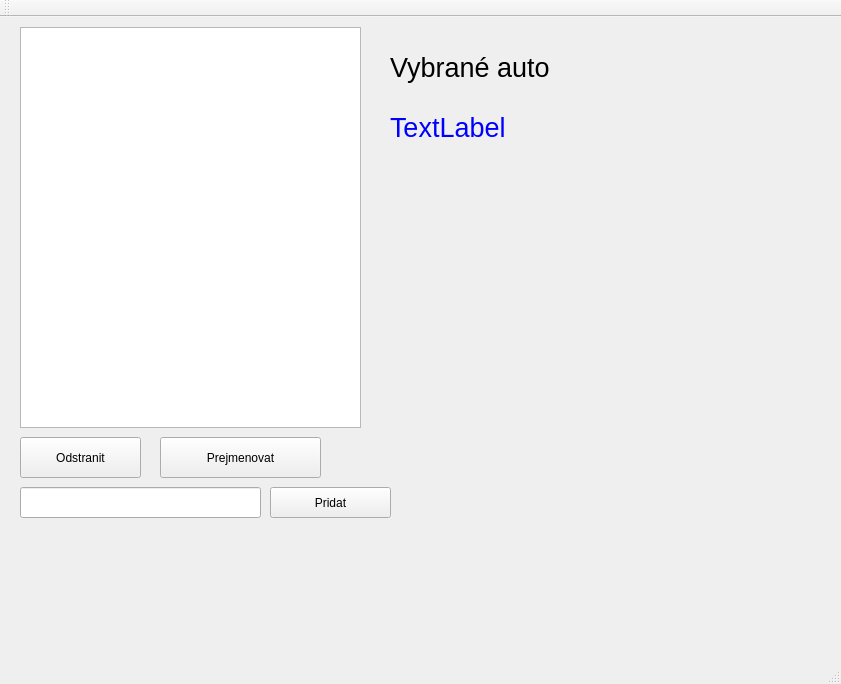
<?xml version="1.0" encoding="UTF-8"?>
<ui version="4.0">
 <class>MainWindow</class>
 <widget class="QMainWindow" name="MainWindow">
  <property name="geometry">
   <rect>
    <x>0</x>
    <y>0</y>
    <width>841</width>
    <height>684</height>
   </rect>
  </property>
  <property name="windowTitle">
   <string>MainWindow</string>
  </property>
  <widget class="QWidget" name="centralWidget">
   <widget class="QListWidget" name="registr">
    <property name="geometry">
     <rect>
      <x>20</x>
      <y>10</y>
      <width>341</width>
      <height>401</height>
     </rect>
    </property>
   </widget>
   <widget class="QLabel" name="label">
    <property name="geometry">
     <rect>
      <x>390</x>
      <y>20</y>
      <width>221</width>
      <height>61</height>
     </rect>
    </property>
    <property name="font">
     <font>
      <pointsize>20</pointsize>
     </font>
    </property>
    <property name="text">
     <string>Vybrané auto</string>
    </property>
   </widget>
   <widget class="QLabel" name="l_vyber">
    <property name="geometry">
     <rect>
      <x>390</x>
      <y>90</y>
      <width>431</width>
      <height>41</height>
     </rect>
    </property>
    <property name="palette">
     <palette>
      <active>
       <colorrole role="WindowText">
        <brush brushstyle="SolidPattern">
         <color alpha="255">
          <red>0</red>
          <green>0</green>
          <blue>255</blue>
         </color>
        </brush>
       </colorrole>
       <colorrole role="Text">
        <brush brushstyle="SolidPattern">
         <color alpha="255">
          <red>0</red>
          <green>0</green>
          <blue>255</blue>
         </color>
        </brush>
       </colorrole>
      </active>
      <inactive>
       <colorrole role="WindowText">
        <brush brushstyle="SolidPattern">
         <color alpha="255">
          <red>0</red>
          <green>0</green>
          <blue>255</blue>
         </color>
        </brush>
       </colorrole>
       <colorrole role="Text">
        <brush brushstyle="SolidPattern">
         <color alpha="255">
          <red>0</red>
          <green>0</green>
          <blue>255</blue>
         </color>
        </brush>
       </colorrole>
      </inactive>
      <disabled>
       <colorrole role="WindowText">
        <brush brushstyle="SolidPattern">
         <color alpha="255">
          <red>120</red>
          <green>120</green>
          <blue>120</blue>
         </color>
        </brush>
       </colorrole>
       <colorrole role="Text">
        <brush brushstyle="SolidPattern">
         <color alpha="255">
          <red>120</red>
          <green>120</green>
          <blue>120</blue>
         </color>
        </brush>
       </colorrole>
      </disabled>
     </palette>
    </property>
    <property name="font">
     <font>
      <pointsize>20</pointsize>
     </font>
    </property>
    <property name="text">
     <string>TextLabel</string>
    </property>
   </widget>
   <widget class="QPushButton" name="b_odstranit">
    <property name="geometry">
     <rect>
      <x>20</x>
      <y>420</y>
      <width>121</width>
      <height>41</height>
     </rect>
    </property>
    <property name="text">
     <string>Odstranit</string>
    </property>
   </widget>
   <widget class="QPushButton" name="b_rename">
    <property name="geometry">
     <rect>
      <x>160</x>
      <y>420</y>
      <width>161</width>
      <height>41</height>
     </rect>
    </property>
    <property name="text">
     <string>Prejmenovat</string>
    </property>
   </widget>
   <widget class="QLineEdit" name="le_add">
    <property name="geometry">
     <rect>
      <x>20</x>
      <y>470</y>
      <width>241</width>
      <height>31</height>
     </rect>
    </property>
   </widget>
   <widget class="QPushButton" name="b_add">
    <property name="geometry">
     <rect>
      <x>270</x>
      <y>470</y>
      <width>121</width>
      <height>31</height>
     </rect>
    </property>
    <property name="text">
     <string>Pridat</string>
    </property>
   </widget>
  </widget>
  <widget class="QMenuBar" name="menuBar">
   <property name="geometry">
    <rect>
     <x>0</x>
     <y>0</y>
     <width>841</width>
     <height>26</height>
    </rect>
   </property>
  </widget>
  <widget class="QToolBar" name="mainToolBar">
   <attribute name="toolBarArea">
    <enum>TopToolBarArea</enum>
   </attribute>
   <attribute name="toolBarBreak">
    <bool>false</bool>
   </attribute>
  </widget>
  <widget class="QStatusBar" name="statusBar"/>
 </widget>
 <layoutdefault spacing="6" margin="11"/>
 <resources/>
 <connections/>
</ui>
